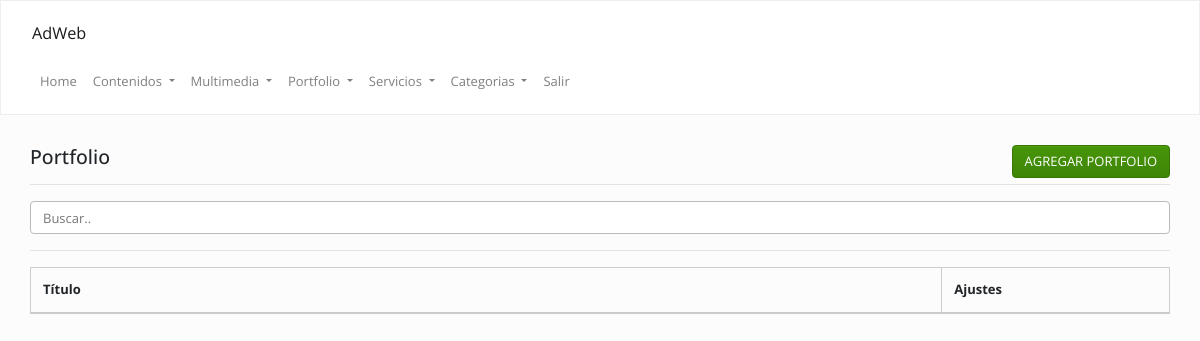
The app's page /admin/index.php?op=portfolio&accion=ver (signed in), older data.
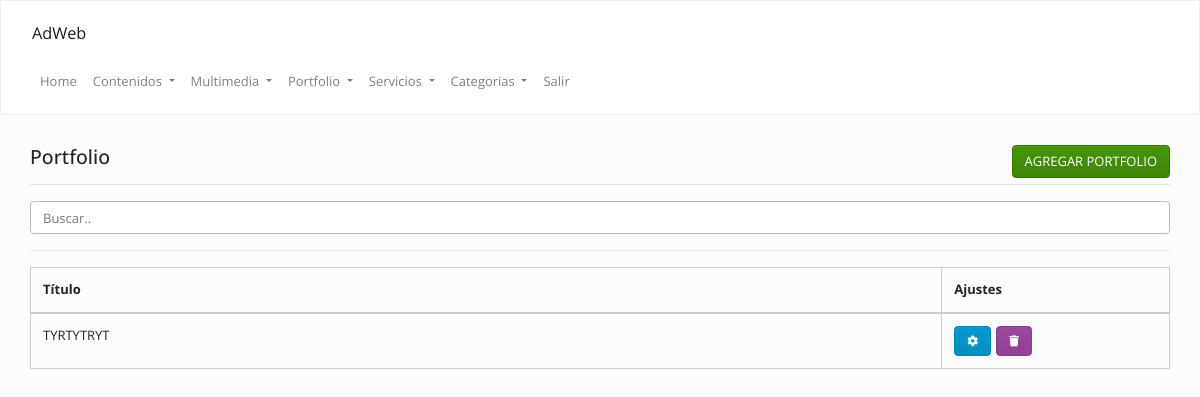
The same page, newer data.
### tables this page shows
CREATE TABLE `portfolio` (
  `id` int(11) NOT NULL,
  `cod` varchar(255) DEFAULT NULL,
  `titulo` text,
  `desarrollo` text,
  `categoria` text,
  `keywords` text,
  `description` text,
  `fecha` date DEFAULT NULL
);

### Config/Autoload.php (called while the page is built, shortened)
<?php
class autoload
{
    public static function runAdmin()
    {
        spl_autoload_register(
            function ($clase)
            {
                $ruta = str_replace("\\", "/", $clase) . ".php";
            }
        );
    }
}

### Clases/Conexion.php (called while the page is built, shortened)
<?php namespace Clases;
class Conexion
{
    private $datos = array("host"=> "localhost","user"=> "root","pass"=> "","db"  => "gema_desarrollos");
    private $con;
    public function __construct()
    {
        $this->con = mysqli_connect($this->datos["host"], $this->datos["user"], $this->datos["pass"], $this->datos["db"]);
        mysqli_set_charset($this->con,'utf8');
    }
    public function sqlReturn($query)
    {
        $dato = $this->con->query($query);
        return $dato;
    }
}

### Clases/Portfolio.php (called while the page is built, shortened)
<?php
class Portfolio
{
    private $con;
    public function __construct()
    {
        $this->con = new Conexion();
    }
    function list($filter,$order,$limit) {
        $array = array();
        if (is_array($filter)) {
            $filterSql = "WHERE ";
            $filterSql .= implode(" AND ", $filter);
        } else {
            $filterSql = '';
        }
        if ($order != '') {
            $orderSql = $order;
        } else {
            $orderSql = "id DESC";
        }
        if ($limit != '') {
            $limitSql = "LIMIT " . $limit;
        } else {
            $limitSql = '';
        }
        $sql = "SELECT * FROM `portfolio` $filterSql  ORDER BY $orderSql $limitSql";
        $notas = $this->con->sqlReturn($sql);
        if ($notas) {
            while ($row = mysqli_fetch_assoc($notas)) {
                $array[] = $row;
            }
            return $array ;
        }
    }
}

### admin/inc/portfolio/ver.php (the view, shortened to what this page needs)
<?php
$portfolio = new Clases\Portfolio();
$data = $portfolio->list("", "", "");
?>
<div class="mt-20">
    <div class="col-lg-12 col-md-12">
        <h4>
            Portfolio
            <a class="btn btn-success pull-right" href="<?=URL?>/index.php?op=portfolio&accion=agregar">
                AGREGAR PORTFOLIO
            </a>
        </h4>
        <hr/>
        <input class="form-control" id="myInput" type="text" placeholder="Buscar..">
        <hr/>
        <table class="table  table-bordered  ">
            <thead>
                <th>
                    Título
                </th>
                <th>
                    Ajustes
                </th>
            </thead>
            <tbody>
                <?php
                if (is_array($data)) {
                    for ($i = 0; $i < count($data); $i++) {
                        echo "<tr>";
                        echo "<td>" . strtoupper($data[$i]["titulo"]) . "</td>";
                        echo "<td>";
                        echo '<a class="btn btn-info" data-toggle="tooltip" data-placement="top" title="Modificar" href="' . URL . '/index.php?op=portfolio&accion=modificar&cod=' . $data[$i]["cod"] . '">
                        <i class="fa fa-cog"></i></a>';
                        echo '<a class="btn btn-danger" data-toggle="tooltip" data-placement="top" title="Eliminar" href="' . URL . '/index.php?op=portfolio&accion=ver&borrar=' . $data[$i]["cod"] . '">
                        <i class="fa fa-trash"></i></a>';
                        echo "</td>";
                        echo "</tr>";
                    }
                }
                ?>
            </tbody>
        </table>
    </div>
</div>

Row changes from the older to the newer data that the page shows:
added portfolio: titulo "TYRTYTRYT"
